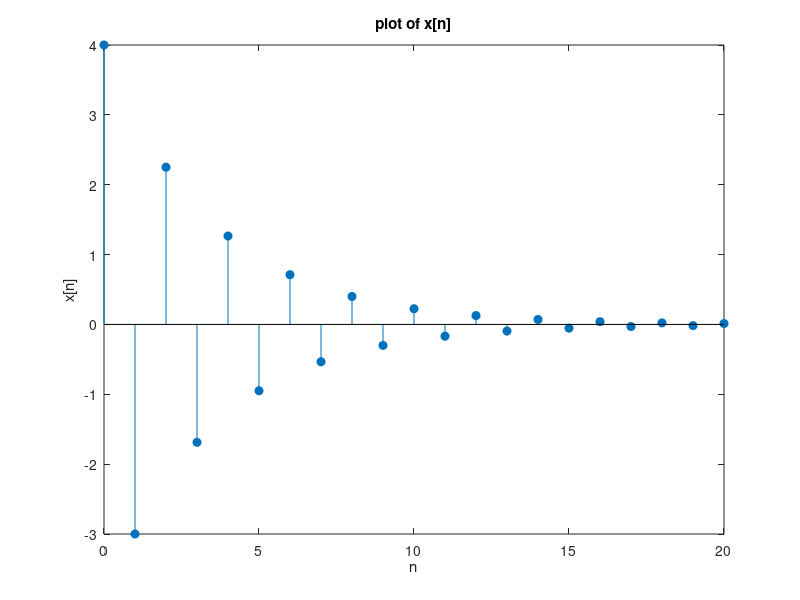
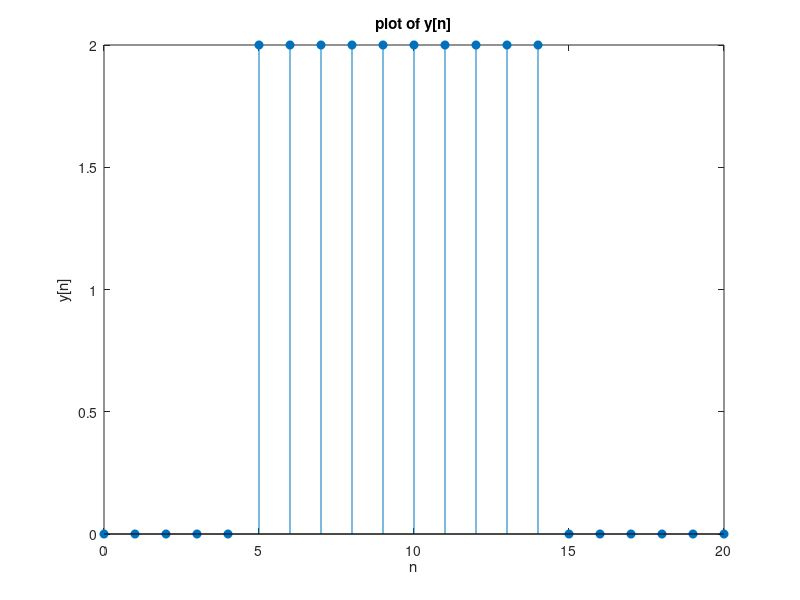
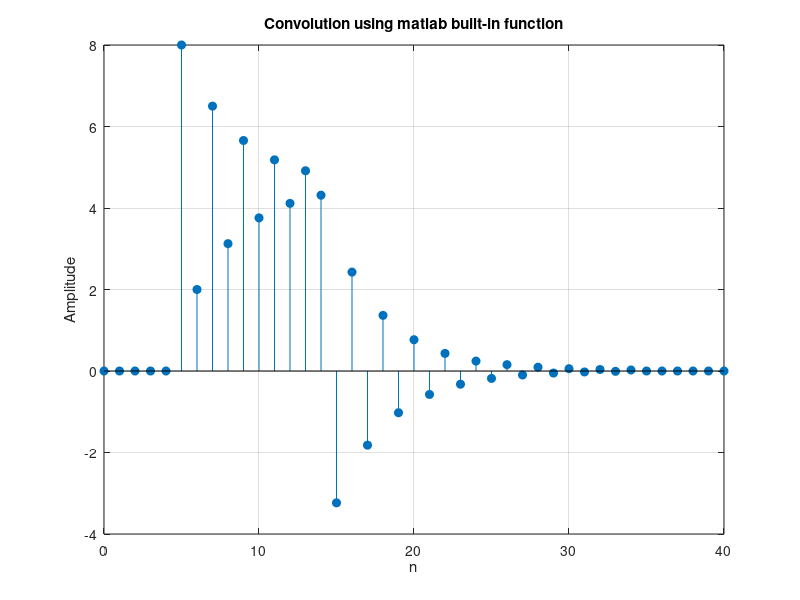
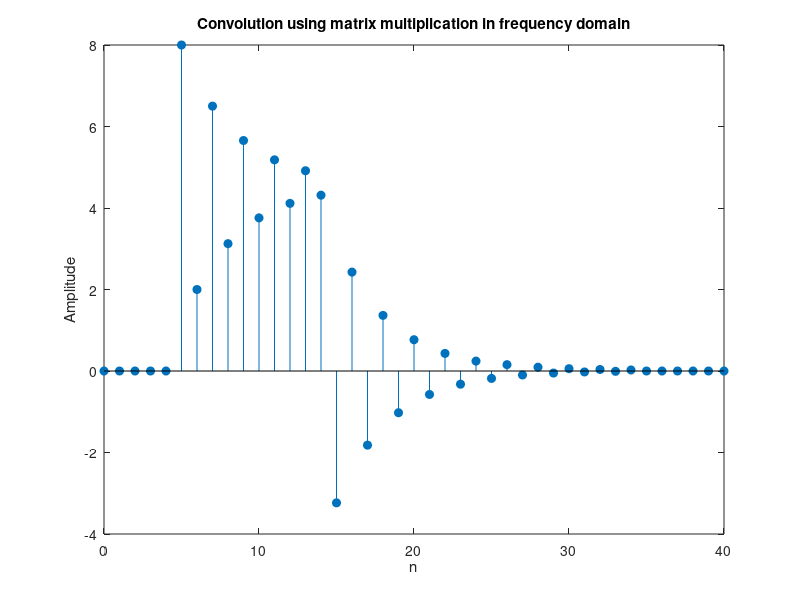

Reproduce these figures in MATLAB, in order.
clc
clear
n = 0:20;
A = 4;
a = -3/4;
B = 2;

%initializing u and r
u = zeros(size(n));
u(n>=0) = 1;
r10 = zeros(size(n));
r10(n>=5 & n < 15) = 1;


%calculating x and y
x = A*a.^n.*u;
y = B*r10;

%plotting x[n]
figure;
stem(n,x,"filled");
title("plot of x[n]")
xlabel("n");
ylabel("x[n]");

%plotting y[n]
figure;
stem(n,y,"filled");
title("plot of y[n]")
xlabel("n");
ylabel("y[n]");

%convolution with formula
z = conv(x,y);
n_z = 0:length(z)-1;

figure;
stem(n_z,z,"filled");
title("Convolution using matlab built-in function")
xlabel("n")
ylabel("Amplitude")
grid on


% Zero-pad x and y to the length of Nz
x_padded = [x, zeros(1, length(z) - length(x))];
y_padded = [y, zeros(1, length(z) - length(y))];

% take DFT of x and y
X = fft(x_padded); 
Y = fft(y_padded); 

% Multiply in the frequency domain
Z = X .* Y;

% IDFT
z_dft = ifft(Z);

figure;
stem(n_z, z_dft, "filled");
title("Convolution using matrix multiplication in frequency domain")
xlabel("n")
ylabel("Amplitude")


